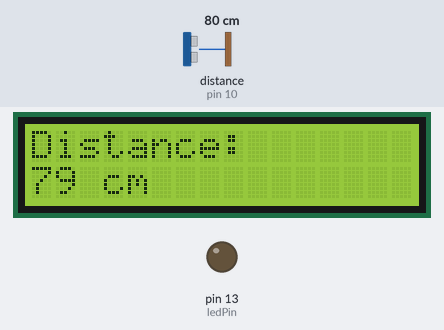
Bench run of a sketch on a simulated Arduino Uno, built with avr-gcc and run on an emulated ATmega328P. On the bench: 16×2 character LCD, output pins drawn as LEDs (lit = HIGH). Wiring (inferred from the names in the program): ultrasonic range finder: trigger pin 9; echo pin 10. Inputs (shaded band) come from the test bench; at power-on: distance to the obstacle (sensor on pin 10) 80 cm. The echo pulse lasts 58.3 µs per cm; pins used as bus, display or sensor lines are not drawn; what the sketch prints to the serial monitor is not drawn.

Above: at 1.2 s.
1.3 s: distance to the obstacle (sensor on pin 10) set to 22 cm
At 2.8 s:
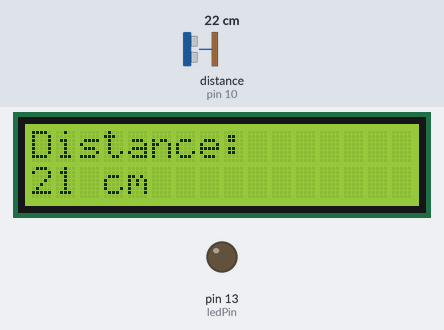
3.1 s: distance to the obstacle (sensor on pin 10) set to 18 cm
At 3.9 s:
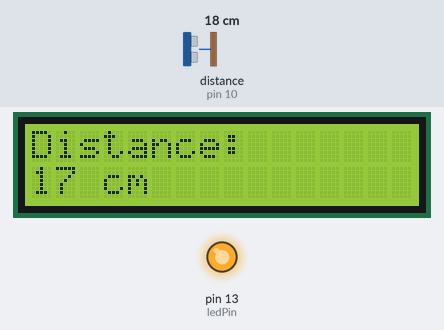
4.7 s: distance to the obstacle (sensor on pin 10) set to 2 cm
At 5.7 s:
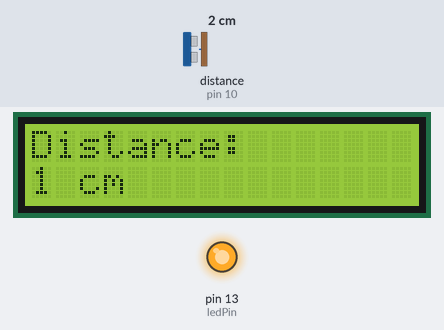
Timing chart, 0 to 7.7 s (numbered marks = the images above; inputs shaded):
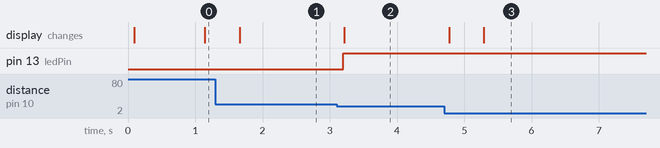

Measured:
- the behaviour switches between 21 and 20 cm on distance to the obstacle (sensor on pin 10) (found by bisection; images 1 and 2)
- after the input at 1.3 s, the display: changes after 0.36 s (image 1)
- after the input at 3.1 s, pin 13 (ledPin): LOW → HIGH after 0.10 s; the display: changes after 0.12 s (image 2)
- after the input at 4.7 s, the display: first changes after 0.07 s (image 3 shows a later state)

The sketch:

sketch.ino
```cpp
#include <LiquidCrystal_I2C.h>

// Ultrasonic Sensor Arduino Project with LCD
//
// Written by AnyalogbuEC for demonstration purposes.
// This program measures distance using an ultrasonic sensor.
// Visual indication of distance is provided by an LED.
// The distance is also displayed on an LCD screen.
//
// Components used:
//    1. Arduino board (UNO, Nano) and its corresponding USB cord.
//    2. Ultrasonic sensor (HC-SR04).
//    3. LED for visual indication.
//    4. 16x2 LCD screen.
//    5. Jumper wires for establishing connections.
//
// Other components can be included to modify the functionality of the program.

const int trigPin = 9;  // Trig pin of the ultrasonic sensor
const int echoPin = 10; // Echo pin of the ultrasonic sensor
const int ledPin = 13;  // LED pin for visual indication

LiquidCrystal_I2C lcd(0x27, 16, 2); // Address, columns, rows

void setup() {
  Serial.begin(9600);
  lcd.begin(16, 2);
  lcd.print("Distance:");

  pinMode(trigPin, OUTPUT);
  pinMode(echoPin, INPUT);
  pinMode(ledPin, OUTPUT);
}

void loop() {
  // Trigger the ultrasonic sensor
  digitalWrite(trigPin, LOW);
  delayMicroseconds(2);
  digitalWrite(trigPin, HIGH);
  delayMicroseconds(10);
  digitalWrite(trigPin, LOW);

  // Measure the pulse duration from the echo pin
  long duration = pulseIn(echoPin, HIGH);

  // Calculate distance in centimeters
  int distance = duration * 0.034 / 2;

  // Print the distance to the Serial Monitor
  Serial.print("Distance: ");
  Serial.print(distance);
  Serial.println(" cm");

  // Visual indication using LED
  if (distance < 20) {
    digitalWrite(ledPin, HIGH); // Turn on LED if the object is within 20 cm
  } else {
    digitalWrite(ledPin, LOW); // Turn off LED otherwise
  }

  // Display distance on LCD
  lcd.setCursor(0, 1);
  lcd.print("            "); // Clear the previous distance
  lcd.setCursor(0, 1);
  lcd.print(distance);
  lcd.print(" cm");

  delay(500); // Adjust the delay based on your project requirements
}
```
